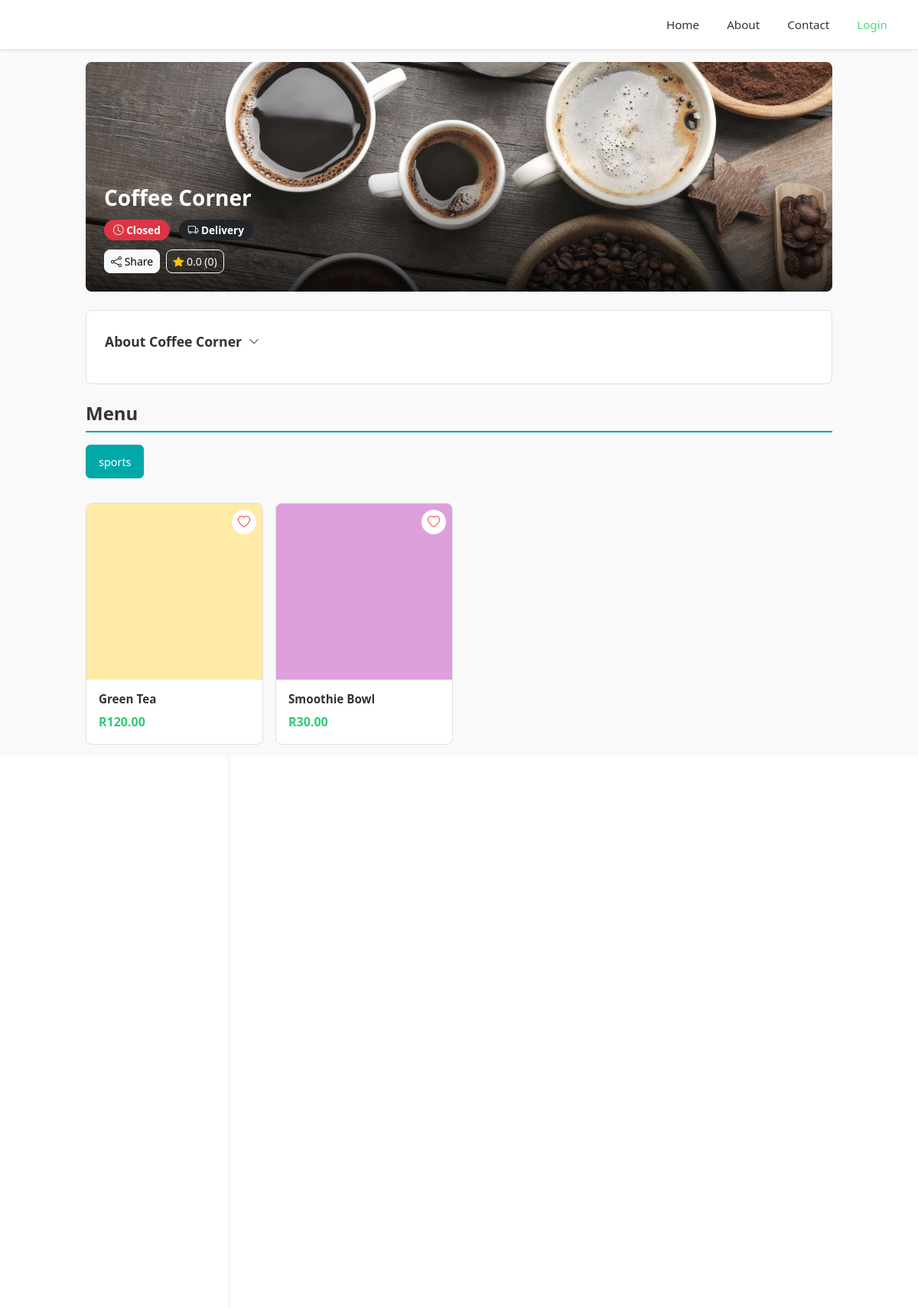
/coffee-corner, run on an earlier commit of the app's database.
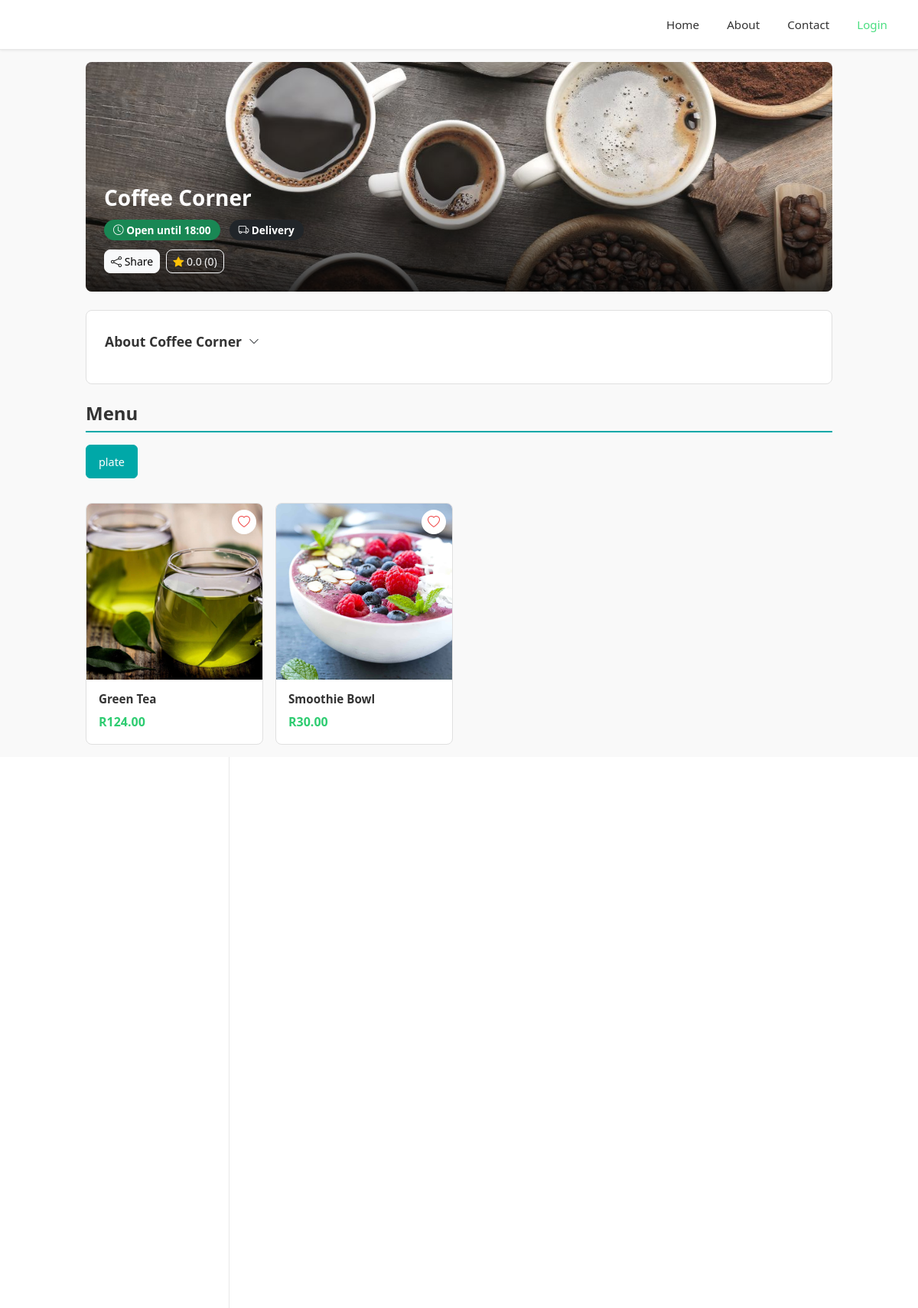
And on a later commit of the database.
### seller/wrap_models/business_model.py (models this page shows, shortened)
class BusinessInformation(models.Model):
    BUSINESS_CATEGORIES = [
        ('dropship', 'Dropship'),
        ('food', 'Food & beverages'),
        ('clothing', 'Clothing'),
        ('technology', 'Technology'),
        ('other', 'Other'),
    ]
    name = models.CharField(max_length=200)
    business_type = models.CharField(max_length=200)
    description = models.TextField()
    registration_number = models.CharField(max_length=200, unique=False)
    category = models.CharField(max_length=50, choices=BUSINESS_CATEGORIES, default='other')
    phone = models.CharField(max_length=20, blank=True, null=False)
    telephone = models.CharField(max_length=20, blank=True, null=True)
    email = models.CharField(max_length=200,unique=False)
    owner = models.ForeignKey(User, on_delete=models.CASCADE, related_name="businesses")
    open_time = models.CharField(max_length=50)
    close_time = models.CharField(max_length=50)
    date_created = models.DateTimeField(auto_now_add=True)
    status = models.CharField(max_length=50, default="pending")
    account_code = models.CharField(max_length=200,default="",null=True)
    open_orders = models.BooleanField(default=False)
    image = models.ImageField(upload_to='uploads/business_images/', null=True, blank=True)
    uuid = models.UUIDField(default=uuid.uuid4, editable=False, unique=False)
    slug = models.SlugField( blank=True)  # <--- This
    class Meta:
        verbose_name_plural = "Businesses"

### seller/wrap_models/product_model.py (models this page shows, shortened)
class Product(models.Model):
    CATEGORIES = [
        ('plate', 'Plate'),
        ('kota', 'Kota'),
        ('dagwood', 'Dagwood'),
        ('drinks', 'Drinks'),
        ('other', 'Other'),
    ]
    STATUS_CHOICES = [
        ('active', 'Active'),
        ('inactive', 'Inactive'),
        ('pending', 'Pending'),
        ('banned', 'banned'),
        ('reected', 'rejected'),
    ]
    business = models.ForeignKey(BusinessInformation, on_delete=models.CASCADE, related_name="products")
    name = models.CharField(max_length=200)
    category = models.CharField(max_length=50, choices=CATEGORIES, default='other')
    price = models.DecimalField(max_digits=10, decimal_places=2)
    quantity = models.PositiveIntegerField()
    description = models.TextField()
    small_description = models.TextField(null=True)
    status = models.CharField(max_length=50, choices=STATUS_CHOICES, default="pending")
    is_flagged = models.BooleanField(default=False)
    sales = models.PositiveIntegerField(default=0)
    timestamp = models.DateTimeField(default=timezone.now, null=True)
    image = models.ImageField(upload_to="uploads/")
    uuid = models.UUIDField(default=uuid.uuid4, editable=False, unique=False)
    slug = models.SlugField(unique=False, blank=True)  # <--- This

### shop/views.py (the view)
# urls.py: path('<slug:slug>', views.view_business_products, name='view_business_products'),
def view_business_products(request,slug):
    business = BusinessInformation.objects.filter(slug=slug).first()  # Get the first business object
    products = Product.objects.filter(business=business, status="active").all()  # Get all active products for the business
    address = Address.objects.filter(business=business).first()  # Get the first address for the business
    categories = {}
    for product in products:
        category = product.category
        if category not in categories:
            categories[category] = []
        categories[category].append(product)
    all_ratings = BusinessRating.objects.filter(business=business)
    stars_list = [rating.stars for rating in all_ratings]
    if stars_list:
        average_rating = round(sum(stars_list) / len(stars_list), 1)
    else:
        average_rating = 0.0
    total_rating = len(stars_list)
    absolute_page_url = request.build_absolute_uri()
    absolute_image_url = None
    try:
        if business.image:
            absolute_image_url = request.build_absolute_uri(business.image.url)
    except Exception as e:
        pass
    items= 0
    wishlist_items_count = 0
    is_business_user = False
    if request.user.is_authenticated:
        items = get_cart_items(request.user)
        wishlist_items_count = get_wishlist_items(request.user)
        is_business_user = request.user.groups.filter(name="business").exists()
    return render(request,'products/business_products.html',{'cart_items_count':items,"wishlist_items_count":wishlist_items_count,'absolute_page_url':absolute_page_url,'absolute_image_url':absolute_image_url,'business':business,'categories':categories, 'address':address,'all_ratings':all_ratings,'average_rating':average_rating,'total_rating':total_rating, 'is_business_user': is_business_user})

### shop/templates/products/business_products.html (shortened to what this page needs)
{% extends 'products/shop_base2.html' %}
{% block home %}
<div class="container py-3" style="max-width: 1000px;">
    <div class="hero">
        {% if business.image %}
        <img src="{{business.image.url}}" alt="{{business.name}}">
        {% else %}
        <img src="/static/images/default-business.jpg" alt="{{business.name}}">
        {% endif %}
        <div class="hero-overlay">
            <h1>{{business.name}}</h1>
            <div class="hero-meta">
                {% if business.open_orders %}
                <span class="badge bg-success">
                    <i class="bi bi-clock"></i> Open until {{business.close_time}}
                </span>
                {% else %}
                <span class="badge bg-danger">
                    <i class="bi bi-clock"></i> Closed
                </span>
                {% endif %}
                <span class="badge bg-dark">
                    <i class="bi bi-truck"></i> Delivery
                </span>
            </div>
            <div class="d-flex gap-2">
                <button class="btn btn-light btn-sm" onclick="showShare()">
                    <i class="bi bi-share"></i> Share
                </button>
                <button class="btn btn-outline-light btn-sm" data-bs-toggle="offcanvas" data-bs-target="#ratings">
                    <i class="bi bi-star-fill text-warning"></i> {{average_rating}} ({{total_rating}})
                </button>
            </div>
        </div>
    </div>
    <div class="info-card">
        <div class="info-title">
            About {{business.name}}
            <button class="btn btn-sm" data-bs-toggle="collapse" data-bs-target="#info">
                <i class="bi bi-chevron-down"></i>
            </button>
        </div>
    </div>
    <h2 class="section-title">Menu</h2>
    <div class="category-tabs">
        {% for key, value in categories.items %}
        <button class="category-tab {% if forloop.first %}active{% endif %}" onclick="showCategory('{{key}}')">
            {{key}}
        </button>
        {% endfor %}
    </div>
    {% for key, value in categories.items %}
    <div id="{{key}}" class="category-section" {% if not forloop.first %}style="display:none"{% endif %}>
        {% if value %}
        <div class="products-grid">
            {% for product in value %}
            {% if product.status == "active" %}
            {% if product.slug and product.business.slug %}
                <a href="{% url 'view_product' product.business.slug product.slug %}" class="product-card-link">
            {% else %}
                <a href="{% url 'view_business_products' product.business.slug %}" class="product-card-link">
            {% endif %}
                <div class="product-card">
                    <div class="product-img">
                        {% if product.image %}
                        <img src="{{product.image.url}}" alt="{{product.name}}">
                        {% else %}
                        <img src="/static/images/default-product.jpg" alt="{{product.name}}">
                        {% endif %}
                        <button class="wishlist-btn" onclick="toggleWishlist(event, this, {{product.id}})">
                            <i class="bi bi-heart"></i>
                        </button>
                    </div>
                    <div class="product-body">
                        <h6>{{product.name}}</h6>
                        <p class="price mb-0">R{{product.price}}</p>
                    </div>
                </div>
            </a>
            {% endif %}
            {% endfor %}
        </div>
        {% else %}
        <div class="empty-state">
            <i class="bi bi-basket"></i>
            <h5>No products</h5>
            <p>Check back later for items in this category</p>
        </div>
        {% endif %}
    </div>
    {% endfor %}
</div>
{% endblock %}

### shop/templates/products/shop_base2.html (shortened to what this page needs)
<!DOCTYPE html>
<html lang="en">
<head>
    {% load static %}
    <link href="https://cdn.jsdelivr.net/npm/bootstrap@5.3.3/dist/css/bootstrap.min.css" rel="stylesheet">
    <link rel="stylesheet" href="https://cdnjs.cloudflare.com/ajax/libs/font-awesome/6.0.0-beta3/css/all.min.css">
    <link rel="stylesheet" href="{% static 'authentication/css/message.css' %}">
    <link rel="stylesheet" href="https://cdn.jsdelivr.net/npm/bootstrap-icons@1.10.0/font/bootstrap-icons.css">
    <link rel="stylesheet" href="{% static 'shop/css/shop_base2.css' %}">
</head>
<body>
    <nav id="navbar" class="navbar navbar-expand-lg navbar-light">
        <div class="container-fluid px-3 px-lg-4">
            <div class="desktop-elements d-none d-lg-flex align-items-center flex-grow-1 ms-4">
                <div class="desktop-nav-wrapper">
                    <div class="nav-links-container">
                        <a href="{% url 'home' %}" class="nav-link">Home</a>
                        <a href="#" class="nav-link">About</a>
                        <a href="#" class="nav-link">Contact</a>
                        {% if user.is_authenticated %}
                            <div class="welcome-user-badge ms-3">
                                <span class="welcome-text">
                                    <i class="fas fa-user-circle me-1" style="color: #3b82f6;"></i>
                                    Welcome,
                                    <span class="username-text fw-semibold">{{ user.username|truncatechars:15 }}</span>
                                    {% for group in user.groups.all %}
                                        {% if group.name == "business" %}
                                            <span class="user-type-badge seller-badge">
                                                <i class="fas fa-store me-1"></i>Seller
                                            </span>
                                        {% elif group.name == "customer" %}
                                            <span class="user-type-badge buyer-badge">
                                                <i class="fas fa-shopping-bag me-1"></i>Buyer
                                            </span>
                                        {% elif group.name == "courier" %}
                                            <span class="user-type-badge courier-badge">
                                                <i class="fas fa-truck me-1"></i>Courier
                                            </span>
                                        {% elif group.name == "admin" %}
                                            <span class="user-type-badge admin-badge">
                                                <i class="fas fa-crown me-1"></i>Admin
                                            </span>
                                        {% elif group.name == "moderator" %}
                                            <span class="user-type-badge moderator-badge">
                                                <i class="fas fa-shield-alt me-1"></i>Moderator
                                            </span>
                                        {% endif %}
                                    {% endfor %}
                                </span>
                            </div>
                            {% if not is_business_user %}
                            <a href="{% url 'dash' %}" class="nav-link">My Account</a>
                            {% endif %}
                            <a href="{% url 'logout' %}" class="nav-link text-primary logout-link">Logout</a>
                        {% else %}
                            <a href="{% url 'signin' %}" class="nav-link text-primary">Login</a>
                        {% endif %}
                    </div>
                </div>
            </div>
        </div>
    </nav>
    <div class="toast-container position-fixed top-0 end-0 p-3">
    </div>
    {% block home %}
    {% endblock %}
    <div class="container-fluid">
        <div class="row">
            <div class="col-lg-3 d-none d-lg-block sidebar">
                <div class="bg-white h-100">
                </div>
            </div>
            <div class="col-lg-9 col-md-12 content">
                <div class="bg-white h-100">
                </div>
            </div>
        </div>
    </div>
</body>
</html>

What changed in the data, as far as the page shows it:
changed BusinessInformation "Coffee Corner": open_orders False → True (drawn); close_time (not shown) → "18:00"
changed Product "Green Tea": category "sports" → "plate"; image: a different picture; price "120.00" → "124.00"
changed Product "Smoothie Bowl": image: a different picture
Also different on the page:
text no longer shown: "Closed"
text now shown: "Open until"
